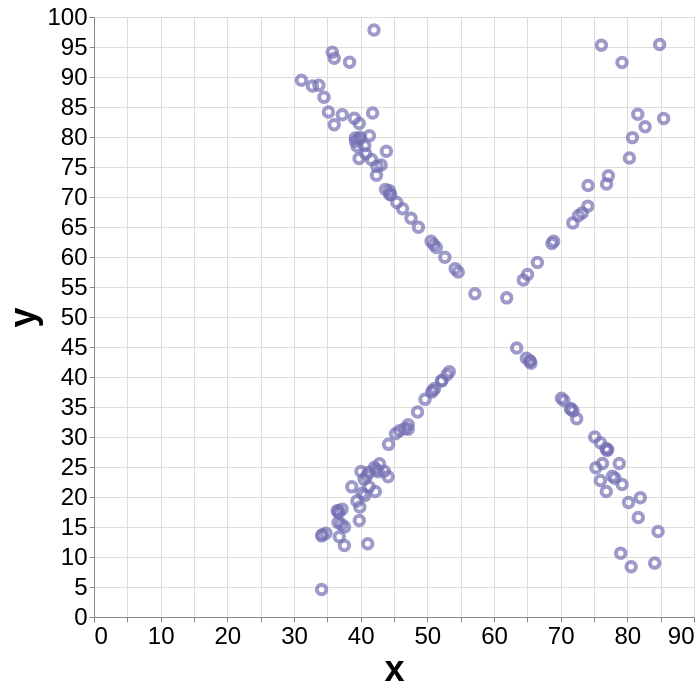

Express this chart as Vega-Lite.
### Vega-Lite specification from a JSON file in a GitHub repository (floating-point values rounded to 4 significant figures; data arrays with more than 128 entries replaced by an {"elided": "..."} marker saying what was removed)
{"config": {"view": {}, "mark": {}, "axis": {"labelFontSize": 24, "titleFontSize": 36}}, "data": {"values": {"elided": "142 records"}}, "mark": {"type": "point", "color": "#7570b3"}, "encoding": {"size": {"value": 90}, "strokeWidth": {"value": 4}, "x": {"type": "quantitative", "field": "x"}, "y": {"type": "quantitative", "field": "y"}}, "height": 600, "width": 600, "$schema": "https://vega.github.io/schema/vega-lite/v5.json"}
